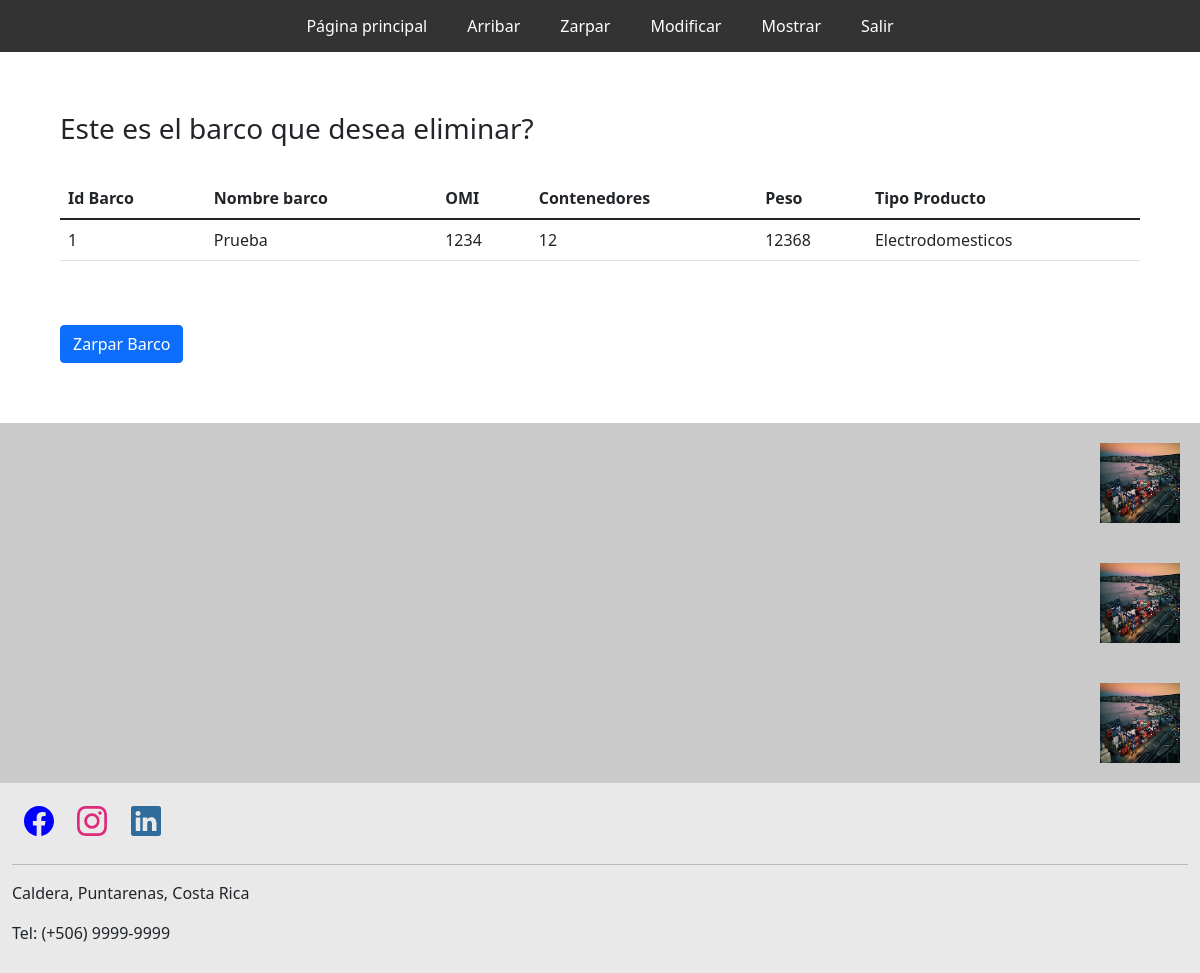
The app's page /ZarparBarco.php?idBarcos=1 with its own data.
### tables this page shows
CREATE TABLE barcos (
  idbarcos int(11) PRIMARY KEY NOT NULL AUTO_INCREMENT,
  Nombre varchar(45) NOT NULL,
  Id int(11) NOT NULL,
  CantidadContenedores int(10) NOT NULL,
  Peso double NOT NULL,
  TipoDeProducto varchar(45) NOT NULL);

### consultaBD.php (called while the page is built, shortened)
<?php
function ConsultaSQL($elQuery)
{
    $conexion = Conecta();
    $queryDevuelto = $conexion->query($elQuery);
    return $queryDevuelto;
}
?>

### ZarparBarco.php (the view, shortened to what this page needs)
<!DOCTYPE html>
<html lang="es">
<head>
    <link href="css/General.css" rel="stylesheet">
    <link href="css/Layout.css" rel="stylesheet">
    <link href="https://cdn.jsdelivr.net/npm/bootstrap@5.1.3/dist/css/bootstrap.min.css" rel="stylesheet">
</head>
<body>
    <div class="Menu">
        <a href="index.php">Página principal</a>
        <a href="arribar.php">Arribar</a>
        <a href="zarpar.php">Zarpar</a>
        <a href="modificar.php">Modificar</a>
        <a href="mostrar.php">Mostrar</a>
        <a href="Login.php">Salir</a>
    </div>
    <div class="principal">
        <h3>Este es el barco que desea eliminar?</h3> <br>
        <?php
        require_once 'consultaBD.php';
        function recogeGet($var, $m = "")
        {
            if (!isset($_GET[$var])) {
                $tmp = (is_array($m)) ? [] : "";
            } elseif (!is_array($_GET[$var])) {
                $tmp = trim(htmlspecialchars($_GET[$var], ENT_QUOTES, "UTF-8"));
            } else {
                $tmp = $_GET[$var];
                array_walk_recursive($tmp, function (&$valor) {
                    $valor = trim(htmlspecialchars($valor, ENT_QUOTES, "UTF-8"));
                });
            }
            return $tmp;
        }
        $idBarcos = recogeGet('idBarcos');
        $elSQL = "SELECT idBarcos, Nombre, Id, CantidadContenedores, Peso, TipoDeProducto FROM  shidalgo.barcos where idBarcos = $idBarcos";
        $miQuery = ConsultaSQL($elSQL);
        if ($miQuery->num_rows > 0) {
            while ($row = $miQuery->fetch_assoc()) {
                $idBarcos = $row["idBarcos"];
                $nombre = $row["Nombre"];
                $OMI = $row["Id"];
                $cantContenedoores = $row["CantidadContenedores"];
                $peso = $row["Peso"];
                $tipoProducto = $row["TipoDeProducto"];
            }
        } else {
            $nombre = "";
            $OMI = "";
            $cantContenedoores = "";
            $peso = "";
            $tipoProducto = "";
        }
        echo '<table class="table">';
        echo ' <thead>';
        echo ' <th scope="col">Id Barco</th>';
        echo '<th scope="col">Nombre barco</th>';
        echo ' <th scope="col">OMI</th>';
        echo '<th scope="col">Contenedores</th>';
        echo '<th scope="col">Peso</th>';
        echo '<th scope="col">Tipo Producto</th>';
        echo "</thead>";
        if ($miQuery->num_rows > 0) {
            echo "<tbody>";
            echo "<td >" .  $idBarcos  .      "</td> ";
            echo "<td >" . $nombre .      "</td> ";
            echo "<td >" .  $OMI .      "</td> ";
            echo "<td >" . $cantContenedoores .      "</td> ";
            echo "<td >" .  $peso .      "</td> ";
            echo "<td >" .  $tipoProducto .      "</td> ";
            echo " </tbody>";
        } else {
            echo "<tr>";
            echo " <th> No existen barcos en la base de datos </th>";
            echo "</tr>";
        }
        echo "</table>";
        ?>
        <form action="zarparProcesamiento.php" method="POST">
            <input name="idBarcos" type="text" id="idBarcos" style="width:504px;" value="<?php echo $idBarcos ?>" hidden required /><br />
            <br>
            <button type="submit" name="btEnviar" value="Enviar datos" id="btEnviar" class="btn btn-primary">Zarpar Barco</button>
        </form>
    </div>
    <div class="derecha">
        <div class="noticias">
            <img src="Imagenes/Noticias/Noticia1.jpg">
        </div>
        <div class="noticias">
            <img src="Imagenes/Noticias/Noticia1.jpg">
        </div>
        <div class="noticias">
            <img src="Imagenes/Noticias/Noticia1.jpg">
        </div>
    </div>
    <div class="footer">
        <div class="Redes">
            <div>
                <a href="https://www.facebook.com/">
                </a>
            </div>
            <div>
                <a href="https://www.instagram.com/?hl=es">
                </a>
            </div>
            <div>
                <a href="https://www.linkedin.com/">
                </a>
            </div>
        </div>
        <hr>
        <p style="text-align: left;">Caldera, Puntarenas, Costa Rica</p>
        <p style="text-align: left;">Tel: (+506) 9999-9999</p>
    </div>
</body>
</html>

### css/General.css (style rules this page uses)
* { box-sizing: border-box; }
.Menu { display: flex; justify-content: center; background-color: #333; }
.Menu a { color: white; padding: 14px 20px; text-decoration: none; text-align: center; }
.derecha { background-color: rgb(202, 202, 202); display: flex; justify-content: center; flex-direction: column; }
.noticias { display: flex; flex-direction: row-reverse; padding: 15px; }
.noticias img { width: 80px; height: 80px; align-items: flex-end; margin: 5px; }
.footer { background-color: #e9e9e9; padding: 1%; }
.Redes { display: flex; flex-direction: row; }
.Redes>div { margin: 1%; }

### css/Layout.css (style rules this page uses)
.principal { grid-area: main; padding: 5%; }
.derecha { grid-area: right; }
.footer { grid-area: footer; }
.Menu { grid-area: menu; padding-top: 0%; }

### records on screen
barcos: idbarcos "1", Nombre "Prueba", Id "1234", CantidadContenedores "12", Peso "12368", TipoDeProducto "Electrodomesticos"
